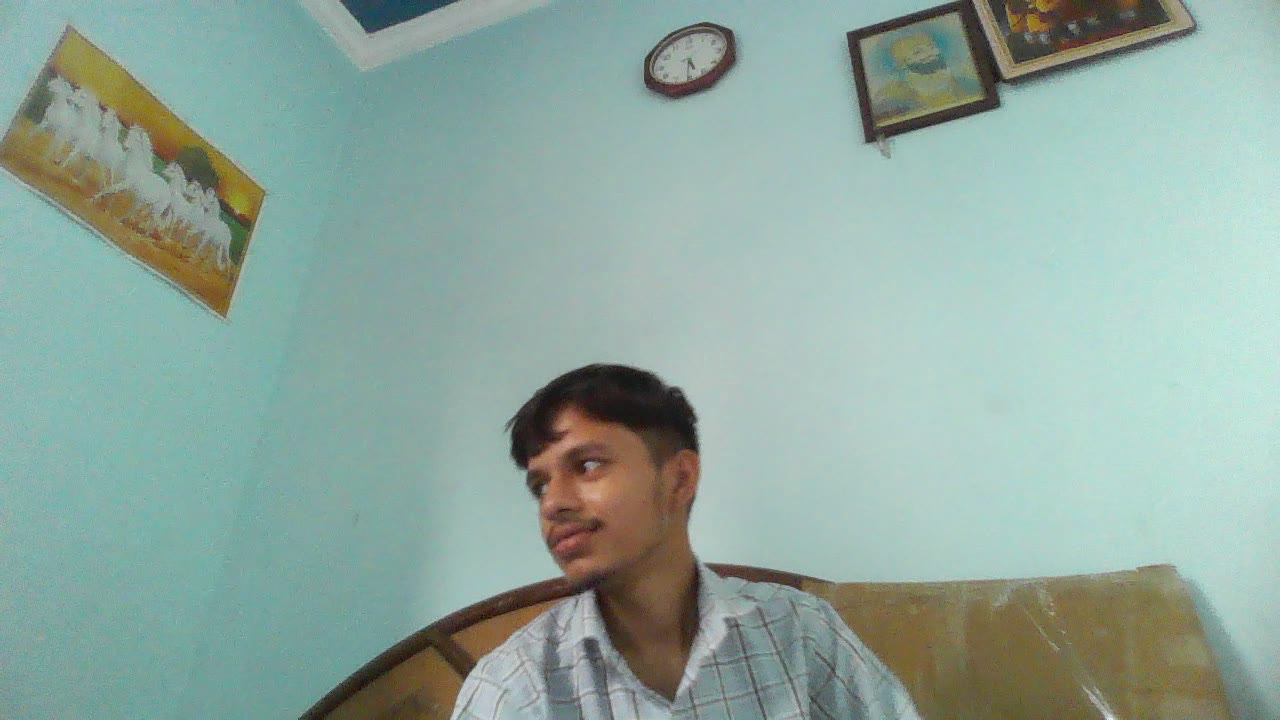
#> input picture frame 3 of Open_CV/resources/videos/video2.avi, 1280 x 720 px, given in place of video1.mp4, which was not available
$ python 7a_Video_gray.py
#> lines starting #> are read from the running program, lines starting #| are printed output that depends on the picture
import cv2

cap = cv2.VideoCapture("../resources/videos/video1.mp4")
#cap = cv2.VideoCapture(0)

if(cap.isOpened() == False):
    print("Error in playing video.")

while(cap.isOpened()):
    ret, frame = cap.read()
#> frame is the input picture: shape (720, 1280, 3); mean B, G, R 158.8, 167.6, 144
    if ret == True:
        gray_img = cv2.cvtColor(frame, cv2.COLOR_BGR2GRAY)
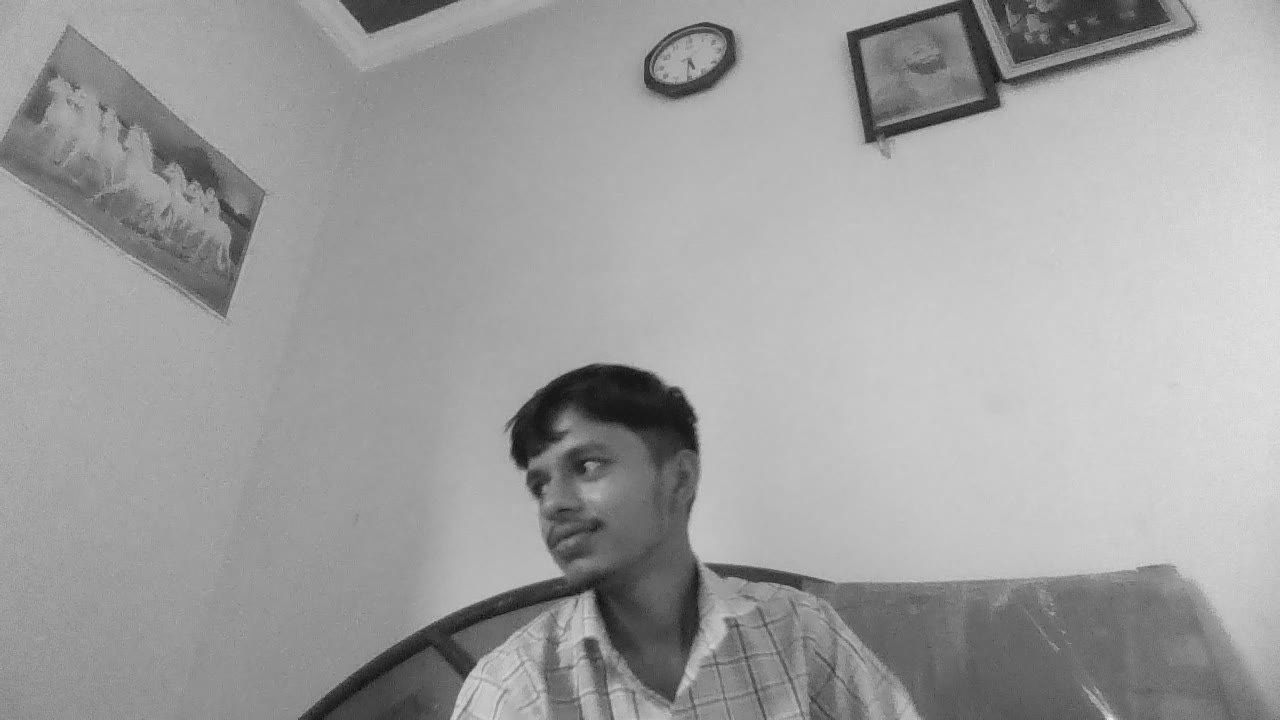
#> gray_img: shape (720, 1280); min 9, max 237, mean 159.5
        cv2.imshow("Video 1", gray_img)
        if cv2.waitKey(1) & 0xFF == ord('q'):
#> (key q is pressed here)
            break
    else:
        break
cap.release()
cv2.destroyAllWindows()

$ run again, starting later in the video
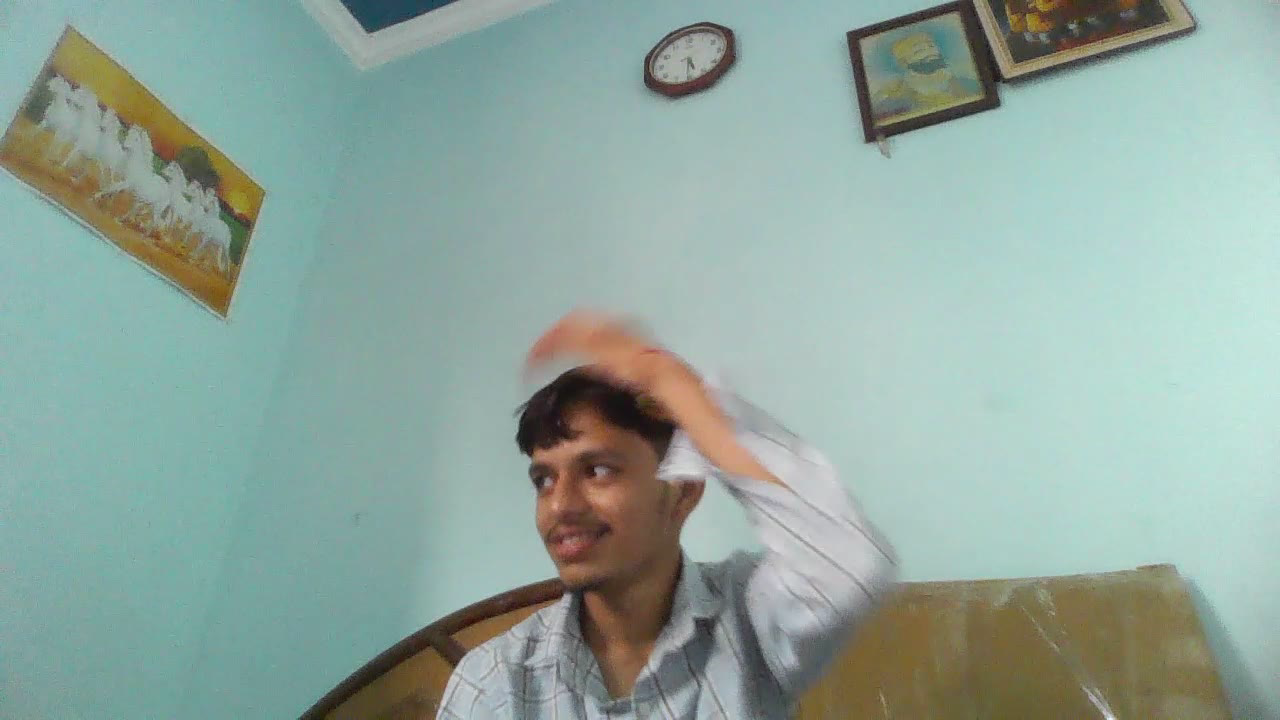
#> input picture frame 15 of Open_CV/resources/videos/video2.avi, 1280 x 720 px, given in place of video1.mp4, which was not available
#> frame is the input picture: shape (720, 1280, 3); mean B, G, R 157.8, 166.5, 144.6
#> `gray_img = cv2.cvtColor(frame, cv2.COLOR_BGR2GRAY)`:
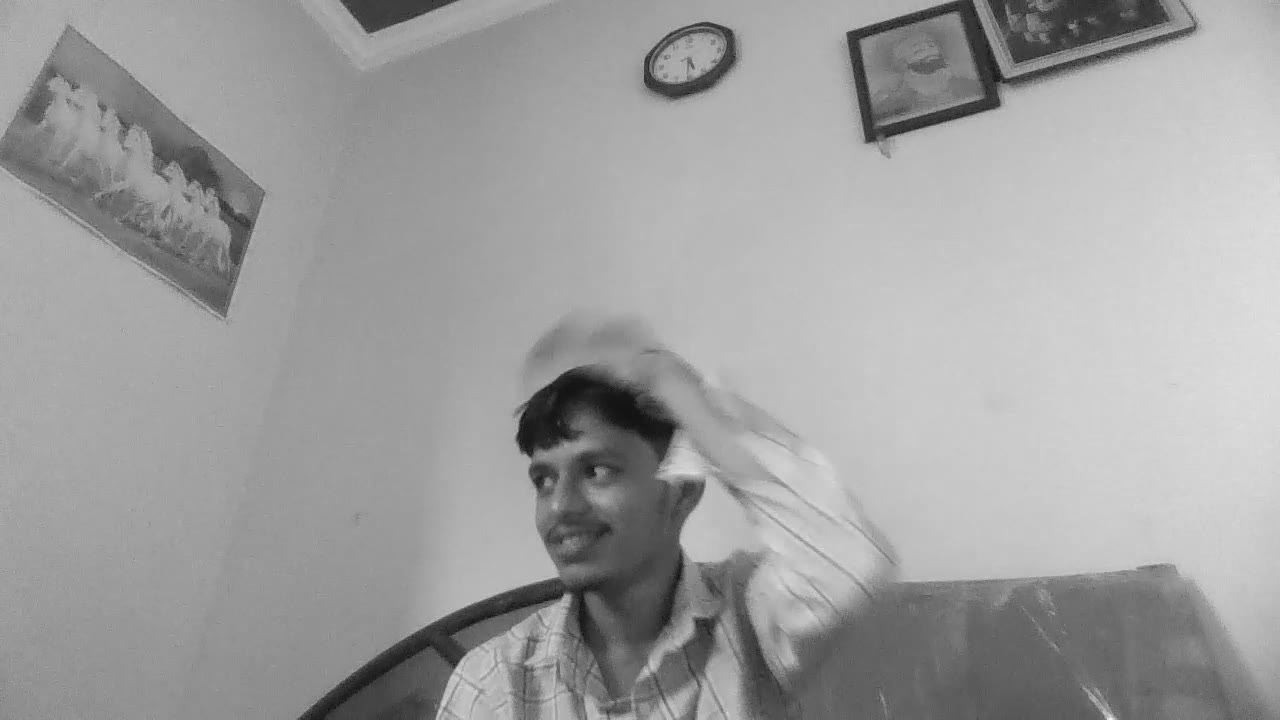
#> gray_img: shape (720, 1280); min 15, max 244, mean 158.9

$ run again, starting later in the video
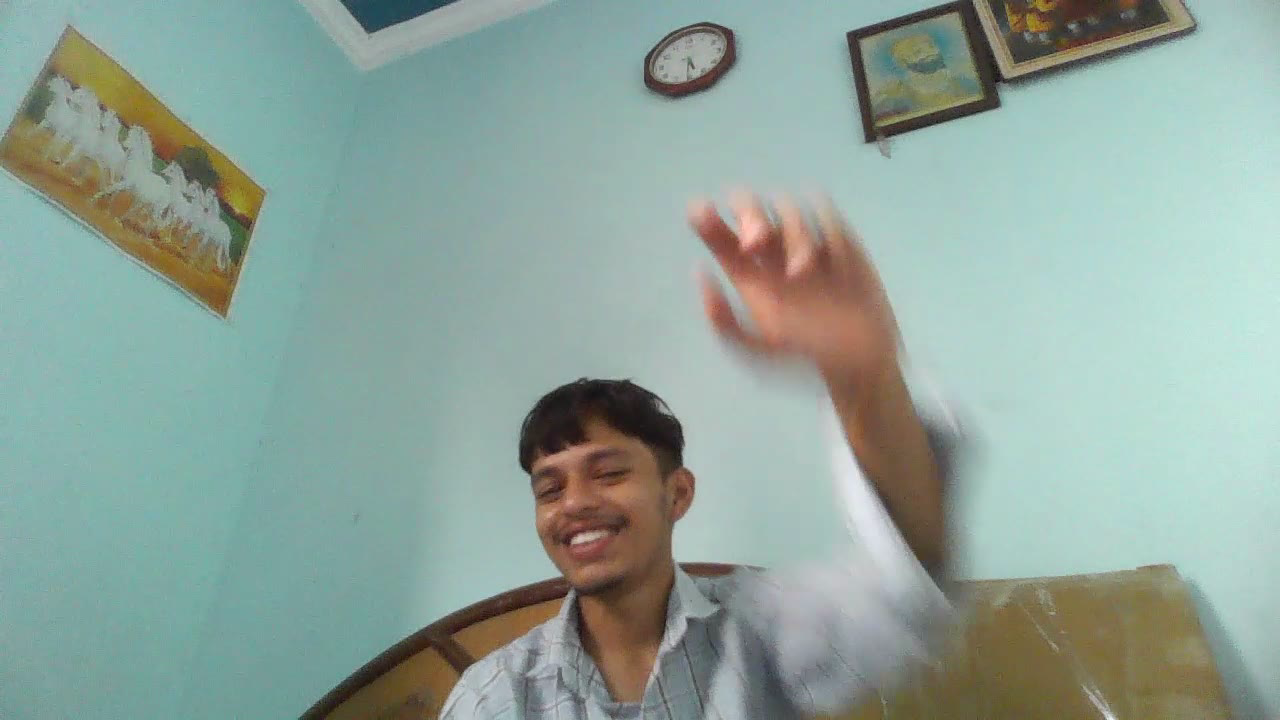
#> input picture frame 27 of Open_CV/resources/videos/video2.avi, 1280 x 720 px, given in place of video1.mp4, which was not available
#> frame is the input picture: shape (720, 1280, 3); mean B, G, R 154.8, 163.6, 143.2
#> `gray_img = cv2.cvtColor(frame, cv2.COLOR_BGR2GRAY)`:
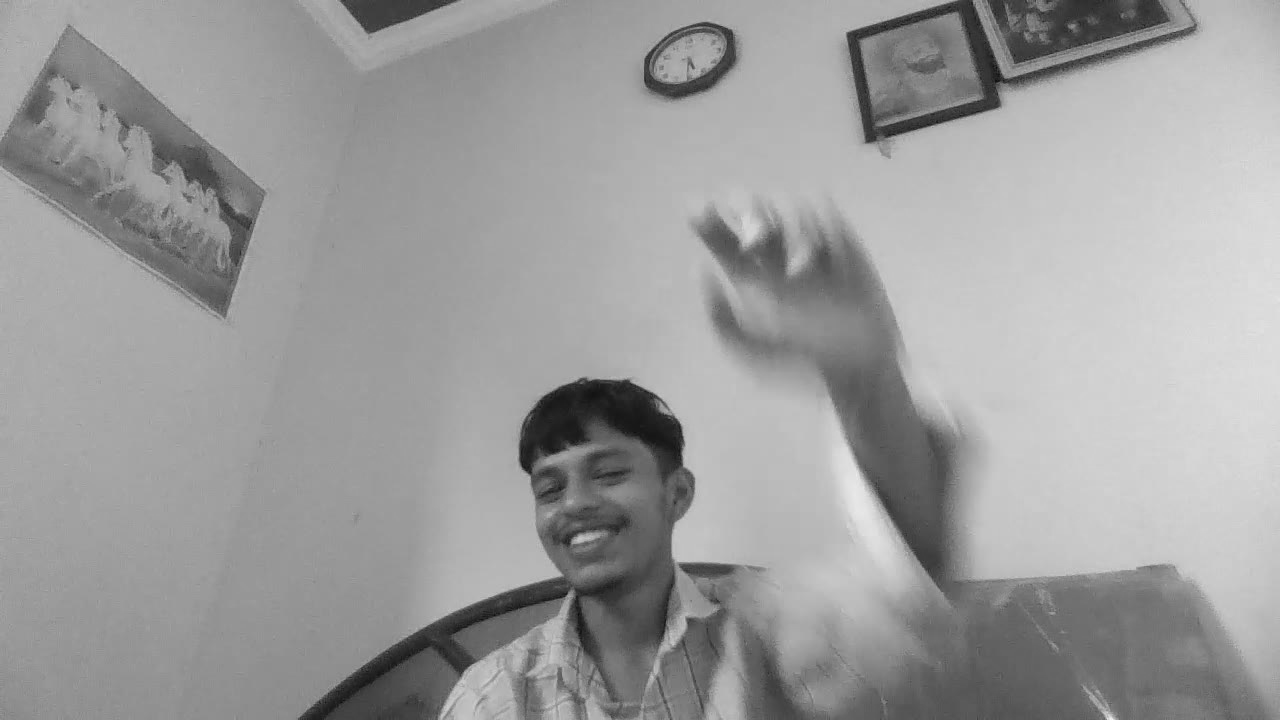
#> gray_img: shape (720, 1280); min 10, max 241, mean 156.5
